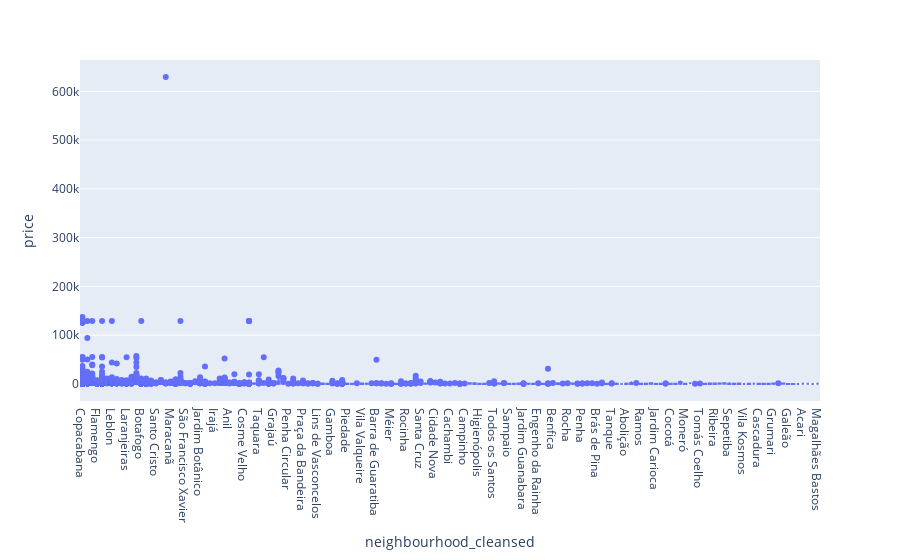

Notebook cell for this chart:
### Code cell
fig = px.box(df, x='neighbourhood_cleansed', y='price')
fig.update_yaxes(categoryorder='total descending')
fig.show()

### Figure 1 — Plotly figure (JSON) as saved in the notebook; plotly's stock layout.template omitted (floating-point values rounded to 4 significant figures; data arrays with more than 128 entries replaced by an {"elided": "..."} marker saying what was removed)
{"data": [{"alignmentgroup": "True", "hovertemplate": "neighbourhood_cleansed=%{x}<br>price=%{y}<extra></extra>", "legendgroup": "", "marker": {"color": "#636efa"}, "name": "", "notched": false, "offsetgroup": "", "orientation": "v", "showlegend": false, "type": "box", "x": {"elided": "26628 str values"}, "x0": " ", "xaxis": "x", "y": {"elided": "26628 int values"}, "y0": " ", "yaxis": "y"}], "layout": {"boxmode": "group", "legend": {"tracegroupgap": 0}, "margin": {"t": 60}, "xaxis": {"anchor": "y", "domain": [0, 1], "title": {"text": "neighbourhood_cleansed"}}, "yaxis": {"anchor": "x", "categoryorder": "total descending", "domain": [0, 1], "title": {"text": "price"}}}}
